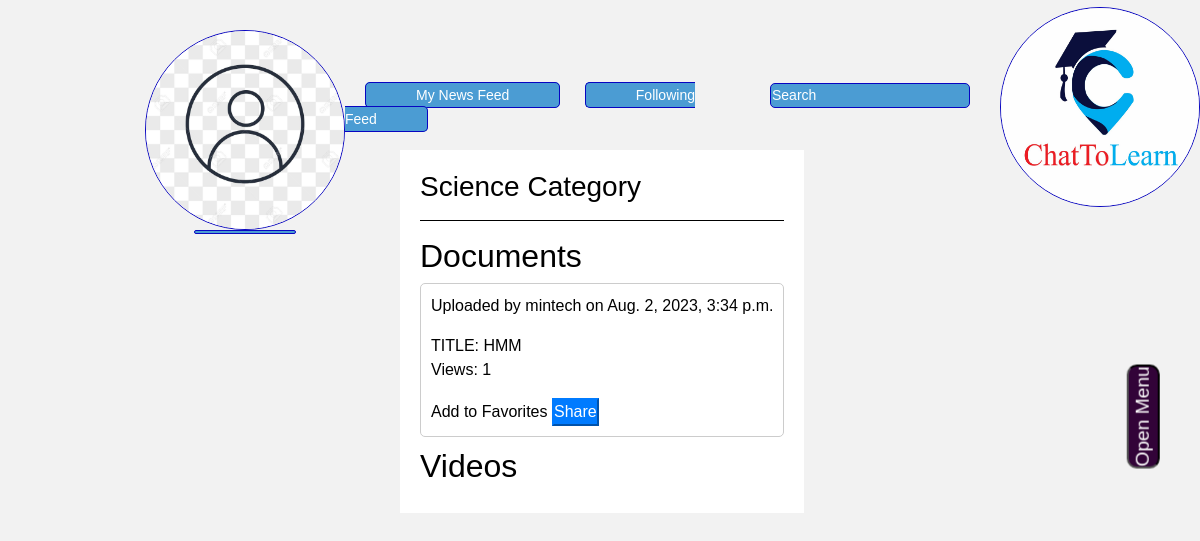
/category/Science/ (signed in), run on an earlier commit of the app's database.
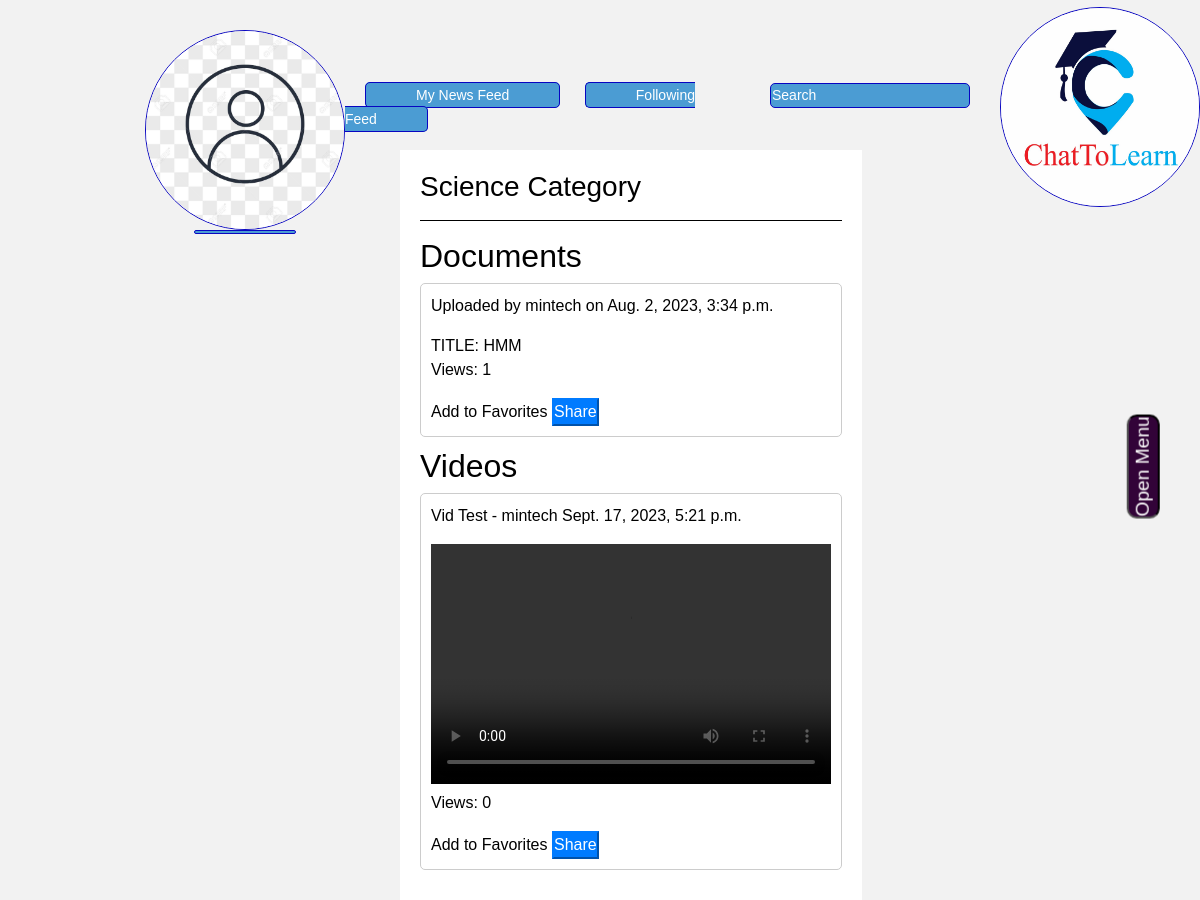
And on a later commit of the database.
### minsocial/models.py (models this page shows, shortened)
class LibraryDocument(models.Model):
    title = models.CharField(max_length=100)
    category = models.ForeignKey(LibraryCategory, on_delete=models.CASCADE, blank=True, null=True)
    file = models.FileField(upload_to='library/documents/')
    views = models.PositiveIntegerField(default=0)
    viewers_ip = models.TextField(blank=True)
    upload_date = models.DateTimeField(auto_now_add=True)
    uploader = models.ForeignKey(User, on_delete=models.CASCADE)

class User(AbstractUser):
    profile_pics = models.ImageField(upload_to='profile_pics/', null=True, blank=True)
    phone_number = models.CharField(max_length=20, null=True, blank=True)
    about = models.TextField(null=True, blank=True)

class Video(models.Model):
    title = models.CharField(max_length=100)
    category = models.ForeignKey(LibraryCategory, on_delete=models.CASCADE, blank=True, null=True)
    file = models.FileField(upload_to='library/videos/')
    views = models.PositiveIntegerField(default=0)
    viewers_ip = models.TextField(blank=True)
    upload_date = models.DateTimeField(auto_now_add=True)
    uploader = models.ForeignKey(User, on_delete=models.CASCADE)

### minsocial/views.py (the view)
# urls.py: path('category/<str:category_name>/', views.category_detail, name='category_detail'),
def category_detail(request, category_name):
    if not request.user.is_authenticated:
        return render(request, "network/error.html")
    documents = LibraryDocument.objects.filter(category__categoryName=category_name)
    videos = Video.objects.filter(category__categoryName=category_name)
    return render(request, 'network/category_detail.html', {
        'documents': documents,
        'videos': videos,
        'category_name': category_name,
    })

### minsocial/custom_context_processors.py (called while the page is built)
def my_groups_and_joined(request):
    if request.user.is_authenticated:
        my_groups = Group.objects.filter(creator=request.user)
        groups_i_joined = request.user.group_members.all()
    else:
        my_groups = []
        groups_i_joined = []
    return {
        'my_groups': my_groups,
        'groups_i_joined': groups_i_joined,
    }

@login_required
def user_connections(request):
    user = User.objects.get(pk=request.user.id)
    following = Follow.objects.filter(follower=user).values_list('following', flat=True)
    followers = Follow.objects.filter(following=user).values_list('follower', flat=True)
    friend_ids = set(following).intersection(followers)
    friends = User.objects.filter(id__in=friend_ids)
    return {'friends': friends}

### minsocial/templates/network/category_detail.html (shortened to what this page needs)
{% extends "network/layout.html" %}
{% block body %}
<div class="container">
{% include 'network/sidebar.html' %}
<div class="content" style="color: black;">
<div class="post">
<div id="category-border" class="announcement-button">
<div class="card-body">
<h3>{{category_name}} Category</h3>
        <hr style="border-color: black;">
        <h2>Documents</h2>
        {% for document in documents %}
            <div class="document-border">
                <p>Uploaded by {{ document.uploader.username }} on {{ document.upload_date }}</p>
                <a href="{% url 'view_document' document.id %}">TITLE: {{document.title}}</a>
                <br>
                <p>Views: {{ document.views }}</p>
                    <a href="{% url 'add_to_favorites' item_id=document.id item_type='document' %}"><span> Add to Favorites</span></a>
                    <button class="btn-primary" onclick="shareFile('https:\//mintechy.pythonanywhere.com{{ document.file.url }}')">Share</button>
            </div>
        {% endfor %}
        <h2>Videos</h2>
        {% for video in videos %}
        <a href="{% url 'view_video' video.id %}">
            <div class="video-border">
                <p>{{ video.title }} - {{ video.uploader.username }} {{ video.upload_date }}</p>
                <video width="400" height="240" controls>
                    <source src="{{ video.file.url }}" type="video/mp4">
                    <source src="{{ video.file.webm }}" type="video/webm">
                    <source src="{{ video.file.ogg }}" type="video/ogg">
                </video>
            </a>
                <p>Views: {{ video.views }}</p>
                {% if user.is_authenticated %}
                    <a href="{% url 'add_to_favorites' item_id=video.id item_type='video' %}"><span>Add to Favorites</span></a>
                    <button class="btn-primary" onclick="shareFile('https:\//mintechy.pythonanywhere.com{{ video.file.url }}')">Share</button>
                {% endif %}
            </div>
        {% endfor %}
    </div>
</div>
{% include "network/share.html" %}
</div>
{% endblock %}

What changed in the data, as far as the page shows it:
added Video: title "Vid Test", uploader.username "mintech", upload_date "Sept. 17, 2023, 5:21 p.m.", views "0"
